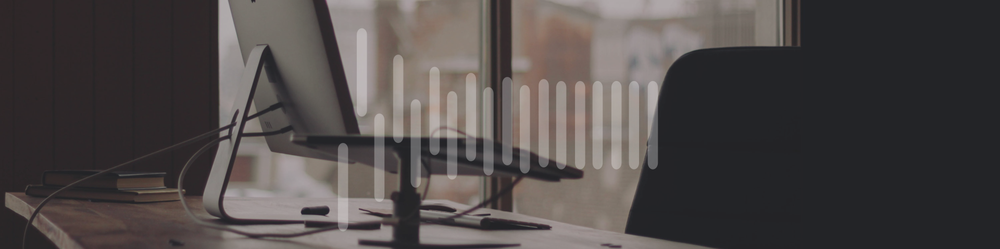
#> input picture 06-Objekt-Tracking/bg_datamics_top.png, 1000 x 249 px, shrunk from 1920 x 479 before the run, given in place of the camera
$ jupyter execute 00-Optischer-Fluss.ipynb   (text cells are left out)
#> lines starting #> are read from the running program, lines starting #| are printed output that depends on the picture; after the words box and inside, x2 and y2 are one past the last pixel; in counts of white or black regions, pixels touching at a corner belong together
[cell 1]
import numpy as np
import cv2

[cell 2]
# Parameter für ShiTomasi-Corner Detection (Eckenerkennung) (Paper Good Features to Track)
corner_track_params = dict(maxCorners = 10,
                       qualityLevel = 0.3,
                       minDistance = 7,
                       blockSize = 7 )

[cell 3]
# Parameter für Lucas Kanade Optischen Fluss
lk_params = dict( winSize  = (200,200),
                  maxLevel = 2,
                  criteria = (cv2.TERM_CRITERIA_EPS | cv2.TERM_CRITERIA_COUNT, 10,0.03))

[cell 4]
# Zeichne das Video auf
cap = cv2.VideoCapture(0)

# Nimm das erste Frame (Einzelbild) des Streams
ret, prev_frame = cap.read()
#> prev_frame is the input picture: shape (249, 1000, 3); mean B, G, R 72.9, 73.7, 79.1

# Konvertiere es in Graustufen (Wir bezeichnen dies im folgenden als das vorherige Frame)
prev_gray = cv2.cvtColor(prev_frame, cv2.COLOR_BGR2GRAY)

# Finde die Ecken
prevPts = cv2.goodFeaturesToTrack(prev_gray, mask = None, **corner_track_params)
#> prevPts = [[303, 212], [326, 209], [245, 130], [229, 136], [780, 44], [221, 125], [421, 212], [383, 224], [510, 209], [229, 128]]

# Erzeuge eine passende Maske des vorherigen Frames, um später darauf zu zeichnen
mask = np.zeros_like(prev_frame)


while True:

    # Nimm das derzeitige Frame
    ret,frame = cap.read()

    # Konvertiere es in Graustufen
    frame_gray = cv2.cvtColor(frame, cv2.COLOR_BGR2GRAY)

    # Berechne den optischen Fluss des Graustufenbildes
    nextPts, status, err = cv2.calcOpticalFlowPyrLK(prev_gray, frame_gray, prevPts, None, **lk_params)
#> nextPts has the same summary as prevPts; status = [1, 1, 1, 1, 1, 1, 1, 1, 1, 1]; err = [0, 0, 0, 0, 0, 0, 0, 0, 0, 0]

    # Verwende den zurückgegebenen Statusarray (die Statusausgabe)
    # Statusausgabe Statusvektor (chars ohne Vorzeichen); jedes Element des Vektors ist auf 1 gesetzt wenn
    # der Fluss der korrespondierenden Merkmale gefunden wurde, andernfalls ist es auf 0 gesetzt.
    good_new = nextPts[status==1]
#> good_new has the same summary as prevPts
    good_prev = prevPts[status==1]
#> good_prev has the same summary as prevPts

    # Verwende ravel, um Punkte zum Zeichnen von Linien und Kreisen zu erhalten
    for i,(new,prev) in enumerate(zip(good_new,good_prev)):

        x_new,y_new = new.ravel()
        x_prev,y_prev = prev.ravel()

        # Linien werden gezeichnet mit der vom ersten Frame erzeugten Maske
        mask = cv2.line(mask, (x_new,y_new),(x_prev,y_prev), (0,255,0), 3)

        # Zeichne rote Kreise in Eckpunkte
        frame = cv2.circle(frame,(x_new,y_new),8,(0,0,255),-1)
#> this loop made 10 passes
#> (x_new, y_new, x_prev, y_prev) on passes 1 to 10: (303, 212, 303, 212), (326, 209, 326, 209), (245, 130, 245, 130), (229, 136, 229, 136), (780, 44, 780, 44), (221, 125, 221, 125), (421, 212, 421, 212), (383, 224, 383, 224), (510, 209, 510, 209), (229, 128, 229, 128)
#> pass 1, `frame = cv2.circle(frame,(x_new,y_new),8,(0,0,255),-1)`:
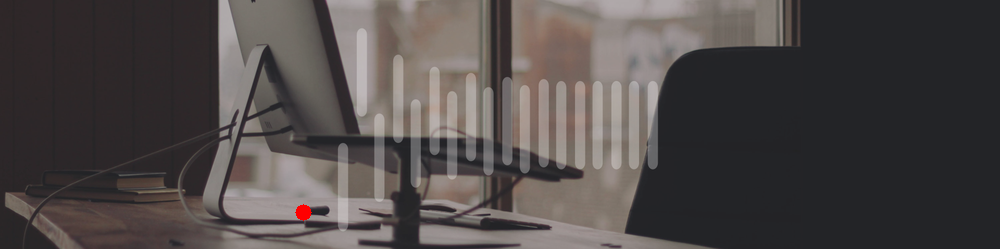
#> frame: shape (249, 1000, 3); 0.08% of pixels changed, all inside (x1, y1, x2, y2) = (295, 204, 312, 221)
#> pass 2, `frame = cv2.circle(frame,(x_new,y_new),8,(0,0,255),-1)`:
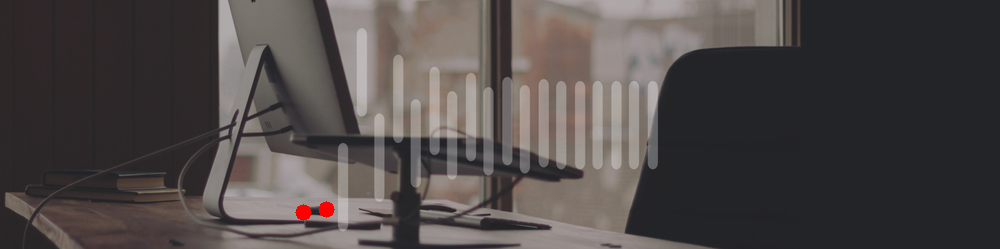
#> frame: shape (249, 1000, 3); 0.08% of pixels changed, all inside (x1, y1, x2, y2) = (318, 201, 335, 218)
#> after the loop:
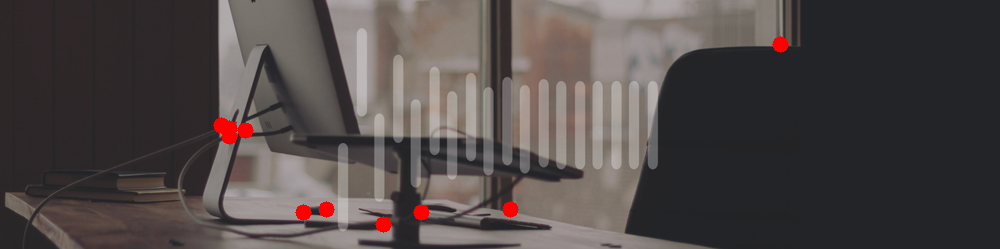
#> frame: shape (249, 1000, 3); 0.57% of pixels changed, all inside (x1, y1, x2, y2) = (213, 36, 789, 233)
#> after the loop:
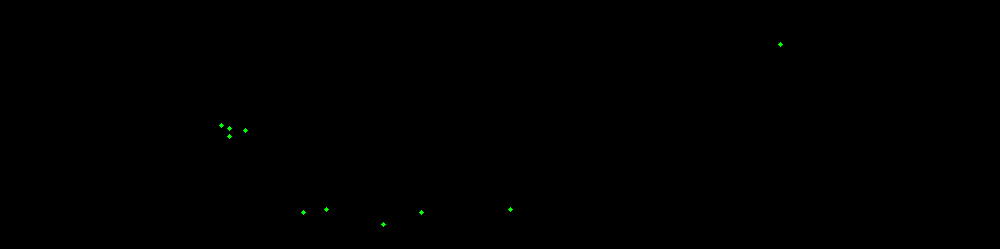
#> mask: shape (249, 1000, 3); mean of channels 0, 1, 2 0, 0.1, 0; drawn as B, G, R

    # Zeige das Bild an, zusammen mit der Maske, auf die wir die Linie gezeichnet haben.
    img = cv2.add(frame,mask)
    cv2.imshow('frame',img)

    k = cv2.waitKey(30) & 0xff
#> (key Esc is pressed here)
    if k == 27:
        break

    # Aktualisiere jetzt das vorherige Frame und vorherige Punkte
    prev_gray = frame_gray.copy()
    prevPts = good_new.reshape(-1,1,2)


cv2.destroyAllWindows()
cap.release()

[cell 5]
import cv2
import numpy as np

# Zeichne das Video auf
cap = cv2.VideoCapture(0)
ret, frame1 = cap.read()

# Nimm die Graustufenversion des ersten Frames
prvsImg = cv2.cvtColor(frame1,cv2.COLOR_BGR2GRAY)

hsv_mask = np.zeros_like(frame1)
hsv_mask[:,:,1] = 255

while True:
    ret, frame2 = cap.read()
    nextImg = cv2.cvtColor(frame2,cv2.COLOR_BGR2GRAY)

    # Wirf einen Blick in die obige Markdown-Zelle für eine Zusammenfassung dieser Parameter, die meisten sind nur die vorgeschlagenen Standardwerte
    flow = cv2.calcOpticalFlowFarneback(prvsImg,nextImg, None, 0.5, 3, 15, 3, 5, 1.2, 0)


    # Färbe die Kanäle basierend auf dem Winkel der Bewegung
    # Betrachte dein Video genau, die Flussrichtung der Bewegung bestimmt die Farbe!
    mag, ang = cv2.cartToPolar(flow[:,:,0], flow[:,:,1],angleInDegrees=True)
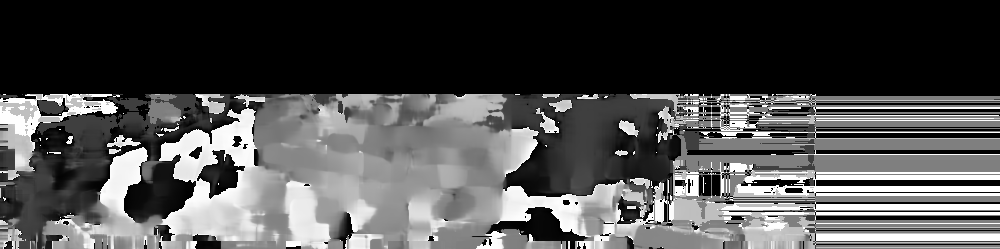
#> ang: shape (249, 1000) float32; min 0, max 360, mean 113.5; drawn with min black and max white
    hsv_mask[:,:,0] = ang/2
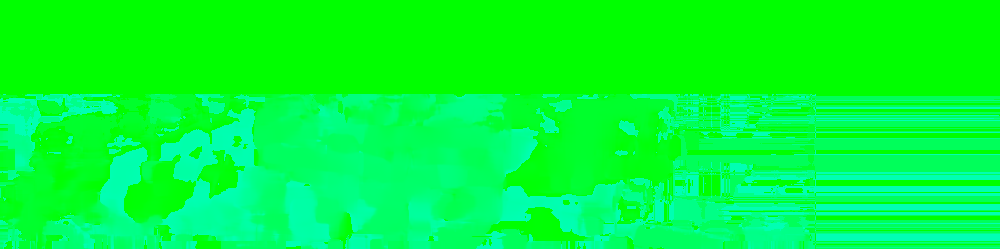
#> hsv_mask: shape (249, 1000, 3); mean of channels 0, 1, 2 56.5, 255, 0; drawn as B, G, R
    hsv_mask[:,:,2] = cv2.normalize(mag,None,0,255,cv2.NORM_MINMAX)
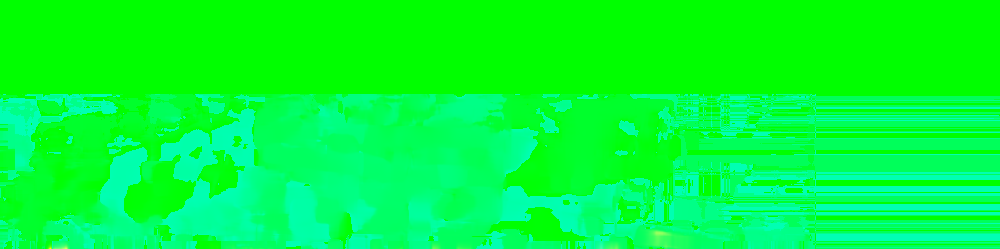
#> hsv_mask: shape (249, 1000, 3); 1.25% of pixels changed, all inside (x1, y1, x2, y2) = (17, 226, 700, 249); drawn as B, G, R

    # Konvertiere zurück zu BGR mit imshow von OpenCV
    bgr = cv2.cvtColor(hsv_mask,cv2.COLOR_HSV2BGR)
    cv2.imshow('frame2',bgr)

    k = cv2.waitKey(30) & 0xff
#> (key Esc is pressed here)
    if k == 27:
        break

    # Setze das vorherige Bild auf das nächste Bild für die Schleife
    prvsImg = nextImg


cap.release()
cv2.destroyAllWindows()
